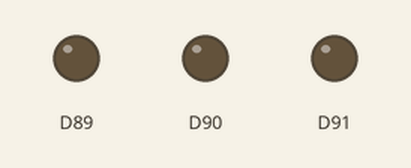
Recording of a sketch running on a simulated Arduino MKR. Parts: output pins drawn as LEDs (lit = HIGH).

Above: at 0.5 s.
At 2.5 s:
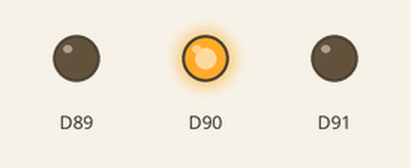
At 3.5 s:
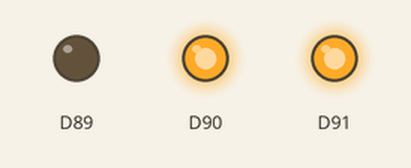
At 4.5 s:
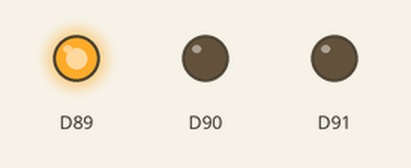
At 6.5 s:
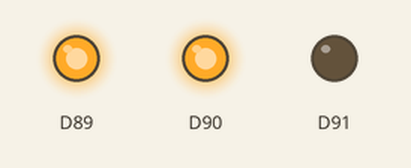
At 9.5 s:
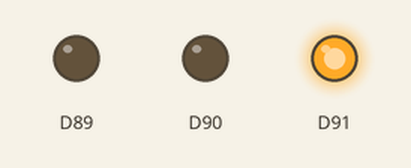
Timing chart, 0 to 10.4 s (numbered marks = the images above):
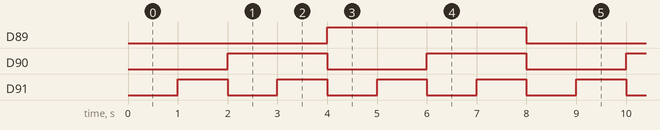

Measured:
- by itself, D89: alternates HIGH for 4.0 s and LOW for 4.0 s
- by itself, D90: alternates HIGH for 2.0 s and LOW for 2.0 s
- by itself, D91: alternates HIGH for 1.0 s and LOW for 1.0 s

The sketch:

hello_world_mkr_wifi_1010.ino
```cpp
#include <WiFiNINA.h>
#include <utility/wifi_drv.h>

#define redLED 25
#define greenLED 26
#define blueLED 27
byte counter = 0;

void setup() {
  WiFiDrv::pinMode(redLED, OUTPUT);
  WiFiDrv::pinMode(greenLED, OUTPUT);
  WiFiDrv::pinMode(blueLED, OUTPUT);
}

void loop() {
  WiFiDrv::digitalWrite(blueLED, bitRead(counter, 0));
  WiFiDrv::digitalWrite(greenLED, bitRead(counter, 1));
  WiFiDrv::digitalWrite(redLED, bitRead(counter, 2));
  counter > 6 ? counter = 0 : counter++;
  delay(1000);
}
```
